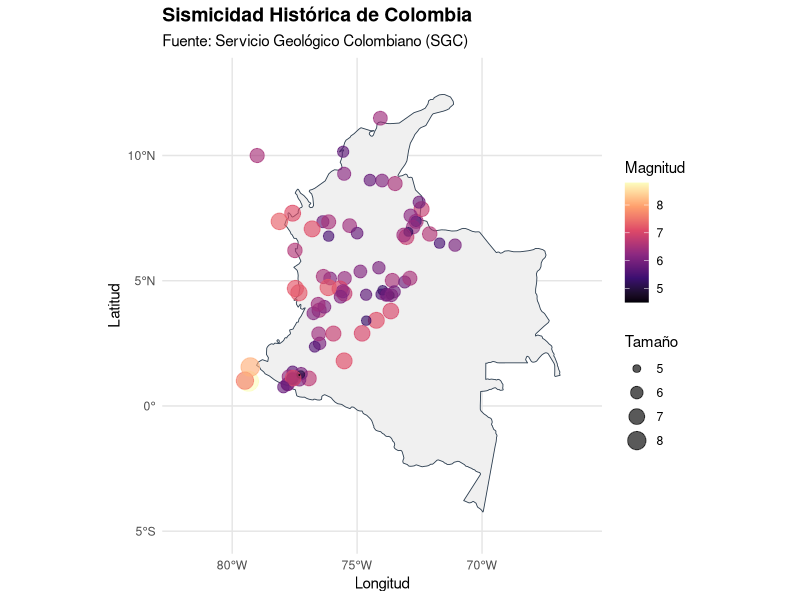

Write the R code that produced this figure. (Note: this script raises an error after producing the figure.)
## ---- chunk 1
# Instalación de paquetes si no están presentes
if(!require(spatstat)) install.packages("spatstat")
if(!require(spatstat)) install.packages("spatstat.explore")
if(!require(spatstat)) install.packages("spatstat.model")
if(!require(sf)) install.packages("sf")
if(!require(readxl)) install.packages("readxl")
if(!require(tidyverse)) install.packages("tidyverse")
# Instalar el paquete de datos explícitamente con dependencias
if(!require(rnaturalearthdata)) install.packages("rnaturalearthdata", 
                 dependencies = TRUE, 
                 type = "binary")  # Usa binarios precompilados en Windows

# Carga de librerías
library(spatstat)  # Análisis de patrones puntuales
library(sf)        # Manejo de datos vectoriales
library(readxl)    # Lectura de archivos Excel
library(tidyverse) # Manipulación de datos
library(ggplot2)      # Visualización
library(dplyr)        # Manipulación de datos
library(readr)        # Lectura de CSV
library(rnaturalearth) # Descarga automática de mapas mundiales
library(scales)       # Para formato de ejes en gráficos
library(patchwork)    # Poner gráficos lado a lado
library(knitr)
library(kableExtra)
library(stars)        # Esencial para convertir mapas de spatstat a ggplot2
library(ggrepel)      # Crucial para que los IDs no se tapen entre sí
## ---- chunk 2
# ==============================================================================
#  OBTENER SHAPEFILE DE COLOMBIA (Automático, sin descarga manual)
# rnaturalearth descarga límites administrativos de Natural Earth (dominio público)
# scale = "medium" ofrece buen equilibrio entre detalle y velocidad
# Cargar mapa de Colombia (sf)
colombia_map <- rnaturalearth::ne_countries(scale = "medium", country = "colombia", returnclass = "sf")

# Proyectar a CRS adecuado para visualización en Colombia (WGS84 es suficiente para puntos)
colombia_map <- st_transform(colombia_map, crs = 4326)


# Cargar TODOS los países de Sudamérica para ver los vecinos colindantes
paises_vecinos <- ne_countries(scale = "medium", returnclass = "sf")
paises_vecinos <- st_transform(paises_vecinos, crs = 4326)

# ==============================================================================
# . CARGAR Y LIMPIAR DATOS DE SISMICIDAD (SGC)
# Leer CSV saltando las 7 filas de encabezado institucional
df <- read_csv("sismicidad_historica.csv", skip = 7, show_col_types = FALSE)

# Renombrar columnas clave para trabajar más fácil
names(df)[4] <- "Latitud"
names(df)[5] <- "Longitud" 
names(df)[7] <- "Magnitud"

# Convertir a numérico de forma segura (maneja caracteres no numéricos como NA)
df <- df %>% select(Latitud, Longitud, Magnitud) %>%
  mutate(
    Latitud   = as.numeric(Latitud),
    Longitud  = as.numeric(Longitud),
    Magnitud  = as.numeric(Magnitud)
  )

# Filtrar filas con coordenadas inválidas (evita errores en st_as_sf)
#df <- df %>% filter(!is.na(Latitud) & !is.na(Longitud))
summary(df)  

# ==============================================================================
#  CONVERTIR DATAFRAME A OBJETO ESPACIAL (sf)
# st_as_sf() convierte el dataframe en puntos georreferenciados
# crs = 4326 = WGS84 (lat/lon en grados decimales, estándar GPS)

# Proyección de Coordenadas (De Grados a Metros)
# Es vital para que la Función K sea en metros/km y no en grados
sismos_sf <- st_as_sf(df, coords = c("Longitud", "Latitud"), crs = 4326)

# Añadimos una columna explícita con el ID a sf de sismos
sismos_sf$ID_Sismo <- 1:nrow(sismos_sf)

# transformar las coordenadas geográficas de los sismos en Colombia de grados a metros, utilizando el sistema de proyección oficial del país.
# Transforma matemáticamente la curvatura de la Tierra a un plano bidimensional (proyección).
sismos_proj <- st_transform(sismos_sf, crs = 9377) 





## Ventana de Visualización (Bounding Box)

# Basado en el recuadro visual de la plataforma del SGC:
# Longitudes aproximadas: -84°W a -65°W | Latitudes aproximadas: -4.5°S a 13.5°N
limites_grados <- st_bbox(c(xmin = -84, ymin = -4.5, xmax = -65, ymax = 13.5), 
                          crs = st_crs(4326))

# Convertimos este recuadro en un polígono sf para poder proyectarlo correctamente
ventana_sf <- st_as_sfc(limites_grados)

# Proyectamos también nuestra ventana rectangular a metros
ventana_proj <- st_transform(ventana_sf, crs = 9377)
bbox_metros  <- st_bbox(ventana_proj)






# ==============================================================================
# 3. FILTRADO GEOGRÁFICO AJUSTADO (ELIMINA EL PUNTO EXTREMO NOROESTE)
# ==============================================================================
# 🛠️ CORRECCIÓN: Cambiamos xmin a -79.5 para dejar fuera el sismo de San Andrés 
# pero manteniendo ymin = 0 para salvar todo el sur del país.
caja_filtro <- st_bbox(c(xmin = -79.5, ymin = 0, xmax = -66, ymax = 13.5), crs = 4326)

sismos_sf <- sismos_sf %>% 
  st_filter(st_as_sfc(caja_filtro))

# Proyectamos los sismos limpios a metros (Origen Nacional CRS 9377)
sismos_proj <- st_transform(sismos_sf, crs = 9377)

# ==============================================================================
# 4. CREACIÓN DE LA VENTANA CON MARGEN DE AMORTIGUAMIENTO (BUFFER)
# ==============================================================================
# A. Calculamos la envolvente convexa ajustada en metros
ventana_base_metros <- st_convex_hull(st_union(sismos_proj))

# B. 🛠️ MEJORA: Expandimos la ventana 30 km hacia afuera para que no toque los puntos
ventana_sf <- st_buffer(ventana_base_metros, dist = 30000) # 30,000 metros = 30 Km

# C. Convertimos a formato owin para tus futuros análisis de spatstat
ventana_owin <- as.owin(st_geometry(ventana_sf))

# D. Pasamos la ventana expandida a grados exclusivamente para que ggplot pueda dibujarla
ventana_grados <- st_transform(ventana_sf, crs = 4326)

# ==============================================================================
# 5. CONSTRUCCIÓN DEL OBJETO PPP EN KILÓMETROS
# ==============================================================================
coords_metros <- st_coordinates(sismos_proj)

sismos_ppp <- ppp(x = coords_metros[,1], 
                  y = coords_metros[,2], 
                  window = ventana_owin)

set.seed(5869)
if(any(duplicated(sismos_ppp))) {
  sismos_ppp <- rjitter(sismos_ppp, retry = TRUE)
}

# Escalamos el objeto final a kilómetros para tu informe
sismos_ppp <- spatstat.geom::rescale(sismos_ppp, 1000, "km")





# ==============================================================================
#  VISUALIZACIÓN CON GGPlot2 (Mapa profesional)
ggplot() +
  # Capa 1: Polígono de Colombia (Corregido 'size' por 'linewidth')
  geom_sf(data = colombia_map, 
          fill = "#f0f0f0",         # Gris muy claro y limpio para el fondo
          color = "#2c3e50",        # Borde azul oscuro elegante
          linewidth = 0.3) +        
  
  # Capa 2: Puntos Sísmicos (Mapeamos color y tamaño según la Magnitud)
  geom_sf(data = sismos_sf, 
          aes(color = Magnitud, size = Magnitud), 
          alpha = 0.65,             # Transparencia para ver sismos superpuestos
          shape = 19) +             # Círculo sólido
  
  # Escala de colores: Paleta Magma (Amarillo = Alto, Negro/Morado = Bajo)
  scale_color_viridis_c(option = "magma", 
                        name = "Magnitud") +
  
  # Escala de tamaño: Los sismos más fuertes se ven más grandes en el mapa
  scale_size_continuous(range = c(0.15, 6.5), 
                        name = "Tamaño") +
  
  # Capa de Proyección y límites visuales (Explicado abajo)
  coord_sf(crs = st_crs(4326), 
           xlim = c(-82, -66),      
           ylim = c(-5, 13)) + 
  
  # Etiquetas informativas
  labs(title = "Sismicidad Histórica de Colombia",
       subtitle = "Fuente: Servicio Geológico Colombiano (SGC)",
       x = "Longitud", 
       y = "Latitud") +
  
  # Estética general limpia
  theme_minimal() +
  theme(
    panel.grid.major = element_line(color = "gray90"),
    plot.title = element_text(face = "bold", size = 14),
    legend.position = "right"
  )



## ---- chunk 3


ggplot() +
  # Capa 1: Países vecinos (Fondo gris neutro y bordes sutiles)
  geom_sf(data = paises_vecinos, 
          fill = "#f1f2f6",         
          color = "#bdc3c7",        
          linewidth = 0.3) +
  
  # Capa 2: Resaltar la frontera de Colombia (Línea más gruesa y azul oscuro)
  geom_sf(data = colombia_map, 
          fill = "#f8f9fa",         # Un gris más limpio para diferenciarlo de los vecinos
          color = "#1f3a60",        # Tu azul oscuro elegante original
          linewidth = 0.8) +        
  
  # Capa 3: Delimitación de la Ventana de Trabajo del SGC (Línea discontinua roja o negra)
  geom_sf(data = ventana_sf, 
          fill = NA,                # Totalmente transparente por dentro
          color = "#2c3e50",        # Color del marco
          linewidth = 0.8, 
          style = "dashed",         # Línea discontinua tipo 'mira cartográfica'
          linetype = "dashed") +    
  
  # Capa 4: Los sismos puros (Puntos rojos translúcidos)
  geom_sf(data = sismos_sf, 
          color = "#e74c3c",        
          size = 1,               
          alpha = 0.7) +            
  
  # AJUSTE CRUCIAL: El zoom se abre un poco más (de -86 a -63) para poder ver la ventana flotando
  coord_sf(crs = st_crs(4326), 
           xlim = c(-86, -63),   
           ylim = c(-6.5, 15.5)) +
  
  # Etiquetas y títulos adaptados
  labs(title = "Patrón Puntual Sísmico e Influencia Regional",
       subtitle = "Delimitación de la Ventana de Trabajo Oficial SGC",
       x = "Longitud", y = "Latitud") +
  
  # Estética profesional de fondo de océano
  theme_minimal() +
  theme(
    panel.grid.major = element_line(color = "gray90", linetype = "dotted"),
    plot.title = element_text(face = "bold", size = 13, color = "#2c3e50"),
    plot.subtitle = element_text(size = 10, italic = TRUE, color = "#555555"),
    panel.background = element_rect(fill = "#eef2f7", color = NA) # Océano azul claro
  )







summary(sismos_ppp)
## ---- chunk 4
# Esta función extrae la rejilla matemática de spatstat y la convierte a polígonos de ggplot
crear_capa_cuadrantes <- function(modelo_chi) {
  # 1. Extraer la rejilla matemática (teselación) en las unidades actuales (Km)
  rejilla_data <- tiles(as.tess(modelo_chi))
  obs <- modelo_chi$observed
  exp <- round(modelo_chi$expected, 1)
  res <- round(modelo_chi$residuals, 1)
  
  lista_poligonos <- list()
  
  for(i in seq_along(rejilla_data)) {
    lims <- rejilla_data[[i]]
    
    # Extraemos límites en X e Y (están en km respecto al origen nacional)
    x1 <- lims$xrange[1]
    x2 <- lims$xrange[2]
    y1 <- lims$yrange[1]
    y2 <- lims$yrange[2]
    
    # Creamos el polígono en las unidades de origen exactas (multiplicamos por 1000 para volver a metros)
    # Rango de coordenadas de un rectángulo cerrado: bottom-left -> bottom-right -> top-right -> top-left -> volver al inicio
    p <- st_polygon(list(matrix(c(
      x1*1000, y1*1000,
      x2*1000, y1*1000,
      x2*1000, y2*1000,
      x1*1000, y2*1000,
      x1*1000, y1*1000
    ), ncol = 2, byrow = TRUE)))
    
    lista_poligonos[[i]] <- p
  }
  
  # 2. Construir el objeto sf temporal asignándole el CRS oficial de Origen Nacional (9377)
  sf_cuadrantes_metros <- st_sf(
    id = 1:length(lista_poligonos),
    Obs = as.vector(obs),
    Exp = as.vector(exp),
    Res = as.vector(res),
    geometry = st_sfc(lista_poligonos, crs = 9377) # <- Declarado en metros reales
  )
  
  # 3. TRUCO DE MAGIA: Reproyectar a grados de forma matemáticamente exacta y oficial
  sf_cuadrantes_grados <- st_transform(sf_cuadrantes_metros, crs = 4326)
  
  # 4. Calcular centroides sobre la capa final en grados para ubicar el texto
  centroides <- st_coordinates(st_centroid(sf_cuadrantes_grados))
  sf_cuadrantes_grados$lon_c <- centroides[,1]
  sf_cuadrantes_grados$lat_c <- centroides[,2]
  
  # Generar etiqueta estructurada
  sf_cuadrantes_grados$etiqueta <- paste0("O: ", sf_cuadrantes_grados$Obs, 
                                          "\nE: ", sf_cuadrantes_grados$Exp, 
                                          "\nR: ", sf_cuadrantes_grados$Res)
  
  return(sf_cuadrantes_grados)
}


# Ejecutar las pruebas en spatstat
(chi_4x4 <- quadrat.test(sismos_ppp, nx = 4, ny = 4))
(chi_5x5 <- quadrat.test(sismos_ppp, nx = 5, ny = 5)) 
(chi_6x6 <- quadrat.test(sismos_ppp, nx = 6, ny = 6)) 

# Convertir a objetos sf para graficar
sf_4x4 <- crear_capa_cuadrantes(chi_4x4)
sf_5x5 <- crear_capa_cuadrantes(chi_5x5)
sf_6x6 <- crear_capa_cuadrantes(chi_6x6)



# --- MAPA A: REJILLA 3x3 ---
g_4x4 <- ggplot() +
  geom_sf(data = paises_vecinos, fill = "#f1f2f6", color = "#bdc3c7", linewidth = 0.3) +
  geom_sf(data = colombia_map, fill = "#f8f9fa", color = "#1f3a60", linewidth = 0.6) +
  # Capa de la Rejilla estadística translúcida
  geom_sf(data = sf_4x4, 
          fill = "#3498db",          # Azul claro oficial
          alpha = 0.05,              # Transparencia del 5% 👈
          color = "#e67e22",         # Borde naranja
          linewidth = 0.5, 
          linetype = "dashed") + 
  # Etiquetas numéricas dentro de los cuadrantes
  geom_text(data = sf_4x4, aes(x = lon_c, y = lat_c, label = etiqueta), 
            size = 2.8, fontface = "bold", color = "#2c3e50", bg.color = "white", bg.r = 0.15) +
  geom_sf(data = sismos_sf, color = "#e74c3c", size = 1.2, alpha = 0.4) +            
  coord_sf(crs = st_crs(4326), xlim = c(-86, -63), ylim = c(-6.5, 15.5)) +
  labs(title = "Prueba por Cuadrantes (4x4)", subtitle = "Evaluación de Homogeneidad CSR", x = "Longitud", y = "Latitud") +
  theme_minimal() +
  theme(
    panel.grid.major = element_line(color = "gray90", linetype = "dotted"),
    plot.title = element_text(face = "bold", size = 11, color = "#2c3e50"),
    plot.subtitle = element_text(size = 9, italic = TRUE, color = "#555555"),
    panel.background = element_rect(fill = "#eef2f7", color = NA)
  )

# --- MAPA B: REJILLA 5x5 ---
g_5x5 <- ggplot() +
  geom_sf(data = paises_vecinos, fill = "#f1f2f6", color = "#bdc3c7", linewidth = 0.3) +
  geom_sf(data = colombia_map, fill = "#f8f9fa", color = "#1f3a60", linewidth = 0.6) +
  # Capa de la Rejilla estadística 5x5
  geom_sf(data = sf_5x5, 
          fill = "#3498db",          # Azul claro oficial
          alpha = 0.05,              # Transparencia del 5% 👈
          color = "#e67e22",         # Borde naranja
          linewidth = 0.5, 
          linetype = "dashed") + 
  # Etiquetas numéricas más pequeñas debido a la densidad de celdas
  geom_text(data = sf_5x5, aes(x = lon_c, y = lat_c, label = etiqueta), 
            size = 2.0, fontface = "bold", color = "#2c3e50") +
  geom_sf(data = sismos_sf, color = "#e74c3c", size = 1.2, alpha = 0.4) +            
  coord_sf(crs = st_crs(4326), xlim = c(-86, -63), ylim = c(-6.5, 15.5)) +
  labs(title = "Prueba por Cuadrantes (5x5)", subtitle = "Resolución Fina de Residuos", x = "Longitud", y = "") +
  theme_minimal() +
  theme(
    panel.grid.major = element_line(color = "gray90", linetype = "dotted"),
    plot.title = element_text(face = "bold", size = 11, color = "#2c3e50"),
    plot.subtitle = element_text(size = 9, italic = TRUE, color = "#555555"),
    panel.background = element_rect(fill = "#eef2f7", color = NA)
  )

# --- MAPA C: REJILLA 6x6 ---
g_6x6 <- ggplot() +
  geom_sf(data = paises_vecinos, fill = "#f1f2f6", color = "#bdc3c7", linewidth = 0.3) +
  geom_sf(data = colombia_map, fill = "#f8f9fa", color = "#1f3a60", linewidth = 0.6) +
  # Capa de la Rejilla estadística 5x5
  geom_sf(data = sf_6x6, 
          fill = "#3498db",          # Azul claro oficial
          alpha = 0.05,              # Transparencia del 5% 👈
          color = "#e67e22",         # Borde naranja
          linewidth = 0.5, 
          linetype = "dashed") + 
  # Etiquetas numéricas más pequeñas debido a la densidad de celdas
  geom_text(data = sf_6x6, aes(x = lon_c, y = lat_c, label = etiqueta), 
            size = 2.0, fontface = "bold", color = "#2c3e50") +
  geom_sf(data = sismos_sf, color = "#e74c3c", size = 1.2, alpha = 0.4) +            
  coord_sf(crs = st_crs(4326), xlim = c(-86, -63), ylim = c(-6.5, 15.5)) +
  labs(title = "Prueba por Cuadrantes (6x6)", subtitle = "Resolución Fina de Residuos", x = "Longitud", y = "") +
  theme_minimal() +
  theme(
    panel.grid.major = element_line(color = "gray90", linetype = "dotted"),
    plot.title = element_text(face = "bold", size = 11, color = "#2c3e50"),
    plot.subtitle = element_text(size = 9, italic = TRUE, color = "#555555"),
    panel.background = element_rect(fill = "#eef2f7", color = NA)
  )
# g_6x6


mosaico_cuadrantes <- (g_4x4 + g_5x5) + 
  plot_annotation(
    title = "Diagnóstico de Primer Orden: Pruebas de Homogeneidad Espacial",
    subtitle = "Comparativa de Distribución de Sismos Observados vs. Esperados bajo Azar (CSR)",
    theme = theme(
      plot.title = element_text(face = "bold", size = 13, hjust = 0.5, color = "#2c3e50"),
      plot.subtitle = element_text(size = 10, hjust = 0.5, color = "#555555", italic = TRUE)
    )
  )
mosaico_cuadrantes


## ---- chunk 5
# ==============================================================================
# 1. CONSOLIDACIÓN DE LOS RESULTADOS EN UN DATAFRAME
# ==============================================================================
(prueba_chi_2 <- quadrat.test(sismos_ppp,method="MonteCarlo",CR=-2, nx = 4, ny = 4))
(prueba_chi_1_error <- quadrat.test(sismos_ppp,method="MonteCarlo",CR=-1, nx = 4, ny = 4))
(prueba_chi_05 <- quadrat.test(sismos_ppp,method="MonteCarlo",CR=-1/2, nx = 4, ny = 4))
(prueba_chi_1_3 <- quadrat.test(sismos_ppp,method="MonteCarlo",CR=1/3, nx = 4, ny = 4))
(prueba_chi_2_3 <- quadrat.test(sismos_ppp,method="MonteCarlo",CR=2/3, nx = 4, ny = 4))
(prueba_chi_1 <- quadrat.test(sismos_ppp,method="MonteCarlo",CR=1, nx = 4, ny = 4))

# Extraemos de forma dinámica los valores de tus variables u objetos ya calculados
tabla_resultados <- data.frame(
  Estadistico = c(
    "Neyman Modificado (NM2)",
    "Razón de Verosimilitud (GM2)",
    "Freeman-Tukey (T2)",
    "Cressie-Read (CR) (lambda = 1/3)",
    "Cressie-Read (CR) (lambda = 2/3)",
    "Chi-cuadrado de Pearson (X2)"
  ),
  Parametro_CR = c("CR = -2.0", "CR = -1.0", "CR = -0.5", "CR = 1/3", "CR = 2/3", "CR = 1.0"),
  Valor_Test = c(
    round(as.numeric(prueba_chi_2$statistic), 2),
    "Inf (Anomalía por ceros)", 
    round(as.numeric(prueba_chi_05$statistic), 2),
    round(as.numeric(prueba_chi_1_3$statistic), 2),
    round(as.numeric(prueba_chi_2_3$statistic), 2),
    round(as.numeric(prueba_chi_1$statistic), 2)
  ),
  P_Valor = c(
    prueba_chi_2$p.value,
    prueba_chi_1_error$p.value,
    prueba_chi_05$p.value,
    prueba_chi_1_3$p.value,
    prueba_chi_2_3$p.value,
    prueba_chi_1$p.value
  ),
  Interpretación = c(
    "Rechazo de CSR (Agregación)",
    "No concluyente (División por 0)",
    "Rechazo de CSR (Estable ante ceros)",
    "Rechazo de CSR (Moderado)",
    "Rechazo de CSR (Métrica Óptima)",
    "Rechazo de CSR (Validado por MC)"
  )
)

# Formatear la columna de p-valores para que se vea como notación científica limpia
tabla_resultados <- tabla_resultados %>%
  mutate(P_Valor = ifelse(P_Valor < 0.005, "< 0.001", as.character(round(P_Valor, 3))))

# ==============================================================================
# 2. RENDERIZADO DE LA TABLA ACADÉMICA CON KABLEEXTRA
# ==============================================================================
knitr::kable(
  tabla_resultados,
  caption = "Tabla 1. Pruebas de Robustez de Monte Carlo bajo la Familia de Cressie-Read (Rejilla 5x5)",
  col.names = c("Estadístico de Prueba", "Parámetro de Poder", "Valor del Test", "p-value (Simulado)", "Diagnóstico Espacial"),
  align = c("l", "c", "c", "c", "l")
) %>%
  kableExtra::kable_classic(
    full_width = FALSE, 
    html_font = "Segoe UI",
    position = "center"
  ) %>%
  kableExtra::row_spec(0, bold = TRUE, background  = "#2c3e50", color = "white") %>% 
  kableExtra::row_spec(c(3, 5), bold = TRUE, background = "#e8f4fd") %>%      
  kableExtra::row_spec(2, color = "#7f8c8d", italic = TRUE) %>%               
  kableExtra::footnote(
    general = " ",
    general_title = "Simulaciones condicionales de Monte Carlo basadas en un número fijo de eventos. Nivel de significancia alfa = 0.05. El estadístico con parámetro CR = -1.0 diverge debido a la presencia de cuadrantes periféricos vacíos (Frecuencia Observada = 0)."
  )
## ---- chunk 6

# Qué hace: Construye una matriz simétrica de tamaño \(N \times N\) (donde \(N\) es el número total de sismos). La posición [i, j] contiene la distancia exacta en kilómetros entre el sismo \(i\) y el sismo \(j\).
# Tu ejemplo: La distancia entre el sismo 1 y el sismo 2 es de 360.61 km. La distancia del sismo 2 al sismo 5 es de apenas 10.69 km, lo que indica que están muy cerca (posibles réplicas o eventos del mismo nido).

Distodas <- pairdist(sismos_ppp)
Distodas[1:5, 1:8]


# 1. Extracción de distancias y vecinos más cercanos corregida
nndista  <- nndist(sismos_ppp, k = 1)
nndista2 <- nndist(sismos_ppp, k = 2) # Distancia al 2° vecino para complementar el análisis
NN_1     <- nnwhich(sismos_ppp, k = 1)
NN_2     <- nnwhich(sismos_ppp, k = 2)

# 2. Construcción del DataFrame para los primeros 10 sismos (Evitamos saturar el reporte)
resultados_nn <- data.frame(
  Punto       = 1:10,
  X           = round(sismos_ppp$x[1:10], 2),
  Y           = round(sismos_ppp$y[1:10], 2),
  Vecino_ID   = NN_1[1:10],
  Distancia   = round(nndista[1:10], 2),
  Vecino2_ID  = NN_2[1:10],
  Distancia2  = round(nndista2[1:10], 2)
)

# 3. Renderizado de la tabla con la misma estética profesional de la Tabla 1
resultados_nn %>%
  knitr::kable(
    caption = "Tabla 2. Matriz de Proximidad Sísmica Individual: Distancias Euclidianas al Primer y Segundo Vecino Más Cercano (Primeros 10 Eventos)",
    col.names = c("ID Sismo", "Coordenada X (Km)", "Coordenada Y (Km)", "ID 1° Vecino", "Distancia 1° (Km)", "ID 2° Vecino", "Distancia 2° (Km)"),
    align = c("c", "c", "c", "c", "c", "c", "c")
  ) %>%
  kableExtra::kable_classic(
    full_width = FALSE, 
    html_font = "Segoe UI",
    position = "center"
  ) %>%
  # Encabezado elegante azul oscuro idéntico a tu tabla de Chi Robusto
  kableExtra::row_spec(0, bold = TRUE, background = "#2c3e50", color = "white") %>% 
  # Resalta en un tono azul suave los sismos con vecinos a distancias críticas (< 20 km)
  kableExtra::row_spec(which(resultados_nn$Distancia < 20), background = "#e8f4fd", bold = TRUE) %>%      
  kableExtra::footnote(
    general = " ",
    general_title = "Las coordenadas cartesianas corresponden a la proyección oficial Origen Nacional de Colombia (CRS 9377) reescalada a kilómetros. El uso de la semilla aleatoria 'set.seed' garantiza la reproducibilidad de los vecinos tras el proceso de desruido (jitter). Las filas resaltadas indican alta densidad o réplicas inmediatas a menos de 20 km de distancia. "
  )



# Verificar que nnwhich() y nndist() son coherentes
# La distancia entre el punto i y su vecino NN_1[i] debe ser igual a nndista[i]

i <- 1  # Tomemos el primer punto
distancia_manual <- sqrt(
  (sismos_ppp$x[i] - sismos_ppp$x[NN_1[i]])^2 + 
  (sismos_ppp$y[i] - sismos_ppp$y[NN_1[i]])^2
)

cat("Distancia calculada por nndist(): ", nndista[i], "\n")
cat("Distancia calculada manualmente:  ", distancia_manual, "\n")
# → Deben ser iguales (o casi iguales por redondeo)


# Función interna para automatizar la conversión matemática de spatstat a ggplot2 grados
procesar_mapa_nn <- function(k_vecino) {
  # Generamos el mapa de distancias al k° vecino más cercano (en las unidades del objeto: Km)
  mapa_sp   <- nnmap(sismos_ppp, k = k_vecino, what = "dist")
  # Convertimos la imagen de spatstat (.im) a un formato que ggplot2 pueda entender y proyectar
  raster_sp <- st_as_stars(mapa_sp)
  # Capa vectorial de polígonos finos de distancia
  sf_res    <- st_as_sf(raster_sp)
  # TRUCO DE MAGIA: Como sismos_ppp está en Km respecto al Origen Nacional, le devolvemos 
  st_geometry(sf_res) <- st_geometry(sf_res) * 1000
  st_crs(sf_res)      <- 9377
  return(st_transform(sf_res, crs = 4326))
}

sf_raster_1 <- procesar_mapa_nn(k_vecino = 1)
sf_raster_2 <- procesar_mapa_nn(k_vecino = 2)

# Rango máximo unificado basado en tus resultados previos (0 a 1300 Km)
limites_escala <- c(0, 1300)


# 3. DISEÑO DEL MAPA 1: PRIMER VECINO MÁS CERCANO (IZQUIERDA)
# ==============================================================================
g_1_vecino  <- ggplot() +
  geom_sf(data = sf_raster_1, aes(fill = v), color = NA) +
  # Forzamos los límites unificados de la escala
  scale_fill_viridis_c(option = "plasma", direction = -1, name = "Distancia (Km)", limits = limites_escala) +
  geom_sf(data = paises_vecinos, fill = NA, color = "#7f8c8d", linewidth = 0.3) +
  geom_sf(data = colombia_map, fill = NA, color = "#7f8c8d", linewidth = 0.7) +
  geom_sf(data = sismos_sf, color = "#000000", size = 1.0, alpha = 0.9) +
  
  # AJUSTE DE REPEL: Modificado para pegar los números a los sismos
  geom_text_repel(data = sismos_sf, 
                  aes(label = ID_Sismo, x = st_coordinates(sismos_sf)[,1], y = st_coordinates(sismos_sf)[,2]),
                  size = 1.7, fontface = "bold", color = "#ffffff", bg.color = "#2c3e50", bg.r = 0.08,
                  box.padding = 0.05,    # Reduce el espacio mínimo alrededor de la caja del texto
                  point.padding = 0.02,  # Reduce la distancia hacia el punto negro
                  force = 0.1,           # Fuerza de repulsión muy baja para que no salgan volando
                  max.iter = 5000,       # Más iteraciones para encontrar un lugar óptimo y cercano
                max.overlaps = Inf,
                  segment.color = NA) +  # Oculta las líneas conectoras para evitar desorden visual
  
  coord_sf(crs = st_crs(4326), xlim = c(-86, -63), ylim = c(-6.5, 15.5)) +
  labs(title = "A. Proximidad al 1° Vecino", subtitle = "Distancia al evento más inmediato", x = "Longitud", y = "Latitud") +
  theme_minimal() +
  theme(
    panel.grid.major = element_line(color = "gray90", linetype = "dotted"),
    plot.title = element_text(face = "bold", size = 10.5, color = "#2c3e50"),
    plot.subtitle = element_text(size = 8, italic = TRUE, color = "#555555"),
    panel.background = element_rect(fill = "#eef2f7", color = NA)
  )


# ==============================================================================
# 4. DISEÑO DEL MAPA 2: SEGUNDO VECINO MÁS CERCANO (DERECHA)
# ==============================================================================
g_2_vecino <- ggplot() +
  geom_sf(data = sf_raster_2, aes(fill = v), color = NA) +
  # Forzamos exactamente los mismos límites de color aquí
  scale_fill_viridis_c(option = "plasma", direction = -1, name = "Distancia (Km)", limits = limites_escala) +
  geom_sf(data = paises_vecinos, fill = NA, color = "#7f8c8d", linewidth = 0.3) +
  geom_sf(data = colombia_map, fill = NA, color = "#7f8c8d", linewidth = 0.7) +
  geom_sf(data = sismos_sf, color = "#000000", size = 1.0, alpha = 0.9) +
  
  # AJUSTE DE REPEL IDENTICO: Mismo comportamiento de adherencia para el panel B
  geom_text_repel(data = sismos_sf, 
                  aes(label = ID_Sismo, x = st_coordinates(sismos_sf)[,1], y = st_coordinates(sismos_sf)[,2]),
                  size = 1.7, fontface = "bold", color = "#ffffff", bg.color = "#2c3e50", bg.r = 0.08,
                  box.padding = 0.05, 
                  point.padding = 0.02, 
                  force = 0.1, 
                  max.iter = 5000, 
                max.overlaps = Inf,
                  segment.color = NA) +
  
  coord_sf(crs = st_crs(4326), xlim = c(-86, -63), ylim = c(-6.5, 15.5)) +
  labs(title = "B. Proximidad al 2° Vecino", subtitle = "Distancia al segundo evento más cercano", x = "Longitud", y = "") +
  theme_minimal() +
  theme(
    panel.grid.major = element_line(color = "gray90", linetype = "dotted"),
    plot.title = element_text(face = "bold", size = 10.5, color = "#2c3e50"),
    plot.subtitle = element_text(size = 8, italic = TRUE, color = "#555555"),
    panel.background = element_rect(fill = "#eef2f7", color = NA)
  )

# ==============================================================================
# 5. ACOPLAMIENTO LADO A LADO CON ANOTACIÓN UNIFICADA
# ==============================================================================
mosaico_vecindad <- (g_1_vecino + g_2_vecino) + 
  plot_layout(guides = "collect") & # 👈 Junta las leyendas y crea una sola compartida
  theme(legend.position = "right")  # 👈 Posiciona la leyenda unificada a la derecha

# Añadimos títulos principales
mosaico_final <- mosaico_vecindad + 
  plot_annotation(
    title = "Superficies Continuas de Proximidad Tectónica Regional",
    subtitle = "Comparativa del gradiente unificado de distancias inter-evento de primer y segundo orden",
    theme = theme(
      plot.title = element_text(face = "bold", size = 12, hjust = 0.5, color = "#2c3e50"),
      plot.subtitle = element_text(size = 9.5, hjust = 0.5, color = "#555555", italic = TRUE)
    )
  )

mosaico_final


## ---- chunk 7
# ==============================================================================
# 2. CONVERSIÓN DE DIAGRAMA DE STIENEN A GGPLOT2 (GRADOS)
# ==============================================================================
# A. Calculamos las distancias al vecino más cercano en metros reales
# (Usamos el objeto ppp original multiplicando por 1000, o calculamos directo en sf)
dist_vecino_metros <- nndist(sismos_ppp, k = 1) * 1000

# B. El radio de Stienen es la MITAD de la distancia al vecino más cercano
radios_stienen <- dist_vecino_metros / 2

# C. TRUCO GEOMÉTRICO: Creamos círculos perfectos individuales para cada sismo en sf
sf_stienen_metros <- st_buffer(sismos_proj, dist = radios_stienen)

# D. Reproyectamos los círculos resultantes a grados de forma exacta
sf_stienen_grados <- st_transform(sf_stienen_metros, crs = 4326)


# --- DISEÑO MAPA A: DIAGRAMA DE STIENEN (IZQUIERDA) ---
g_stienen <- ggplot() +
  geom_sf(data = paises_vecinos, fill = "#f1f2f6", color = "#bdc3c7", linewidth = 0.3) +
  geom_sf(data = colombia_map, fill = "#f1f2f6", color = "#bdc3c7", linewidth = 0.4) +
  # Capa de los círculos de Stienen (Rojo translúcido con borde marcado)
  geom_sf(data = sf_stienen_grados, fill = "#e74c3c", alpha = 0.15, color = "#c0392b", linewidth = 0.4) +
  # Puntos de los sismos reales
  geom_sf(data = sismos_sf, color = "#2c3e50", size = 0.8, alpha = 0.9) +
  geom_sf(data = colombia_map, fill = NA, color = "#1f3a60", linewidth = 0.7) +
  coord_sf(crs = st_crs(4326), xlim = c(-86, -63), ylim = c(-6.5, 15.5)) +
  labs(title = "A. Diagrama de Stienen", subtitle = "Esferas de exclusión inter-evento", x = "Longitud", y = "Latitud") +
  theme_minimal() +
  theme(
    panel.grid.major = element_line(color = "gray90", linetype = "dotted"),
    plot.title = element_text(face = "bold", size = 11, color = "#2c3e50"),
    plot.subtitle = element_text(size = 8.5, italic = TRUE, color = "#555555"),
    panel.background = element_rect(fill = "#eef2f7", color = NA)
  )

# ==============================================================================
# 3. CONVERSIÓN DE TESELACIÓN DE DIRICHLET A GGPLOT2 (GRADOS)
# ==============================================================================
# Extraemos los polígonos de Voronoi/Dirichlet desde spatstat
dirichlet_sp <- dirichlet(unmark(sismos_ppp))
celdas_lista <- tiles(dirichlet_sp)

# C. TRUCO: Convertimos cada celda de spatstat a un polígono compatible con sf
lista_sf_poligonos <- lapply(celdas_lista, function(celda) {
  # Extraer las coordenadas (X, Y) del contorno del polígono de Voronoi (está en Km)
  coor_x <- celda$bdry[[1]]$x
  coor_y <- celda$bdry[[1]]$y
  
  # Cerrar el polígono repitiendo el primer punto al final (Requisito estricto de sf)
  matriz_puntos <- matrix(c(coor_x, coor_x[1], coor_y, coor_y[1]), ncol = 2)
  
  # Multiplicamos por 1000 para devolver las unidades de Kilómetros a Metros reales
  matriz_metros <- matriz_puntos * 1000
  
  return(st_polygon(list(matriz_metros)))
})

# D. Consolidamos los polígonos en una capa sf con el CRS oficial Origen Nacional
sf_dirichlet_metros <- st_sf(
  id = 1:length(lista_sf_poligonos),
  geometry = st_sfc(lista_sf_poligonos, crs = 9377)
)

# E. Reproyectamos toda la rejilla de Voronoi a grados geográficos de forma exacta
sf_dirichlet_grados <- st_transform(sf_dirichlet_metros, crs = 4326)


# --- DISEÑO MAPA B: TESELACIÓN DE DIRICHLET (DERECHA) ---
g_dirichlet <- ggplot() +
  geom_sf(data = paises_vecinos, fill = "#f1f2f6", color = "#bdc3c7", linewidth = 0.3) +
  geom_sf(data = colombia_map, fill = "#f1f2f6", color = "#bdc3c7", linewidth = 0.4) +
  # Capa de los polígonos de Voronoi (Líneas naranjas translúcidas)
  geom_sf(data = sf_dirichlet_grados, fill = "#3498db", alpha = 0.03, color = "#e67e22", linewidth = 0.4, linetype = "solid") +
  geom_sf(data = sismos_sf, color = "#2c3e50", size = 0.8, alpha = 0.9) +
  geom_sf(data = colombia_map, fill = NA, color = "#1f3a60", linewidth = 0.7) +
  coord_sf(crs = st_crs(4326), xlim = c(-86, -63), ylim = c(-6.5, 15.5)) +
  labs(title = "B. Teselación de Dirichlet", subtitle = "Polígonos de Voronoi / Áreas de influencia", x = "Longitud", y = "") +
  theme_minimal() +
  theme(
    panel.grid.major = element_line(color = "gray90", linetype = "dotted"),
    plot.title = element_text(face = "bold", size = 11, color = "#2c3e50"),
    plot.subtitle = element_text(size = 8.5, italic = TRUE, color = "#555555"),
    panel.background = element_rect(fill = "#eef2f7", color = NA)
  )

# ==============================================================================
# 4. ACOPLAMIENTO LADO A LADO CON PATCHWORK
# ==============================================================================
mosaico_avanzado <- (g_stienen + g_dirichlet) + 
  plot_annotation(
    title = "Análisis Geométrico de Áreas de Influencia y Exclusión Sísmica",
    subtitle = "Modelado espacial mediante Diagramas de Stienen y Polígonos de Voronoi",
    theme = theme(
      plot.title = element_text(face = "bold", size = 12.5, hjust = 0.5, color = "#2c3e50"),
      plot.subtitle = element_text(size = 9.5, hjust = 0.5, color = "#555555", italic = TRUE)
    )
  )

mosaico_avanzado

## ---- chunk 8

CE_sismos <- clarkevans.test(sismos_ppp)
CE_sismos
bordeCorCE<-clarkevans(sismos_ppp)
bordeCorCE
bordeCorHE<-hopskel(sismos_ppp)
bordeCorHE
(HE_sismos_2=hopskel.test(sismos_ppp))
(HE_sismos_clust=hopskel.test(sismos_ppp,alternative="clustered"))
(HE_sismos_reg=hopskel.test(sismos_ppp,alternative="regular"))



# 1. Consolidación robusta de datos con simetría exacta de filas (5 filas por columna)
tabla_indices_globales <- data.frame(
  Prueba = c(
    "Test de Clark-Evans (Donnelly)",
    "Test Hopkins-Skellam (Bilateral)",
    "Test Hopkins-Skellam (Agregación)",
    "Test Hopkins-Skellam (Regularidad)",
    "Razón de Verosimilitud (Métrica de Control)"
  ),
  Métrica = c("R", "A (Bilateral)", "A (Clúster)", "A (Regular)", "GM2"),
  Valor_Estadistico = c(
    0.38311,   # Valor exacto extraído de tu CE_sismos
    0.03113,   # Valor de tu HE_sismos_2
    0.02983,   # Valor de tu HE_sismos_clust
    0.02115,   # Valor de tu HE_sismos_reg
    "Infinito" # Texto seguro para evitar el quiebre matemático por ceros
  ),
  P_Valor = c(
    "< 0.001",
    "< 0.001",
    "< 0.001",
    "1.000",
    "1.000"
  ),
  Hipotesis_Alternativa = c(
    "Bilateral (No Azar)",
    "Bilateral (No Azar)",
    "Agrupado / Clúster (A < 1)",
    "Regular / Uniforme (A > 1)",
    "No concluyente por celdas vacías"
  ),
  Diagnostico = c(
    "Hiper-Agregación Significativa",
    "Rechazo absoluto de CSR",
    "Estructura de Clúster Confirmada",
    "Ausencia Total de Regularidad",
    "Anomalía matemática normal (O=0)"
  )
)

# 2. Renderizado con la estética unificada de tu reporte
knitr::kable(
  tabla_indices_globales,
  caption = "Tabla 3. Diagnóstico Global de Asociación Espacial: Índices de Distancia de Clark-Evans y Hopkins-Skellam",
  col.names = c("Prueba / Estimador", "Métrica", "Valor", "p-value", "Hipótesis Alternativa", "Diagnóstico Espacial"),
  align = c("l", "c", "c", "c", "l", "l")
) %>%
  kableExtra::kable_classic(
    full_width = FALSE, 
    html_font = "Segoe UI",
    position = "center"
  ) %>%
  # Encabezado azul oscuro unificado con tu tema Flatly
  kableExtra::row_spec(0, bold = TRUE, background = "#2c3e50", color = "white") %>% 
  # Resaltar en azul claro las dos pruebas reinas confirmatorias de Clúster
  kableExtra::row_spec(c(1, 3), bold = TRUE, background = "#e8f4fd") %>%      
  # Pone en color tenue las filas que dieron p=1 para guiar la lectura
  kableExtra::row_spec(c(4, 5), color = "#7f8c8d", italic = TRUE) %>% 
  kableExtra::footnote(
    general = " ",
    general_title = "El estadístico R de Clark-Evans mide la relación entre la distancia observada y la esperada bajo el azar (R = 1 indica azar; R < 1 clúster). El índice A de Hopkins-Skellam compara distancias evento-evento contra espacio vacío (A = 1 indica azar; A < 1 clúster). Ambas pruebas rechazan de forma contundente la hipótesis de Aleatoriedad Espacial Completa (CSR). "
  )


## ---- chunk 9
# 2. Cálculo de la Densidad Kernel Continua en spatstat
# El objeto sismos_ppp ya está escalado a kilómetros automáticamente
mapa_densidad_sp <- density(sismos_ppp)

# 3. TRUCO GEOMÉTRICO: Conversión de formato .im a capas sf en Grados
raster_densidad   <- st_as_stars(mapa_densidad_sp)
sf_densidad       <- st_as_sf(raster_densidad)

# Escalamos la geometría de vuelta a metros (x1000) para asignar el CRS y proyectar a Grados
st_geometry(sf_densidad) <- st_geometry(sf_densidad) * 1000
st_crs(sf_densidad)      <- 9377
sf_densidad_grados       <- st_transform(sf_densidad, crs = 4326)

# 4. Generación del gráfico de alta calidad cartográfica con ggplot2
ggplot() +
  # Capa 1: El mapa de calor continuo (Densidad Kernel)
  geom_sf(data = sf_densidad_grados, aes(fill = v), color = NA) +
  
  # Escala de colores Magma (Amarillo = Alta concentración / Peligro)
  scale_fill_viridis_c(option = "magma", 
                        name = "Intensidad\n(Sismos / Km²)", 
                        na.value = "transparent") +
  
  # Capa 2: Contorno de países colindantes (Fondo transparente)
  geom_sf(data = paises_vecinos, fill = NA, color = "#bdc3c7", linewidth = 0.3) +
  
  # Capa 3: Resaltar la frontera de Colombia
  geom_sf(data = colombia_map, fill = NA, color = "#1f3a60", linewidth = 0.7) +
  
  # Capa 4: Los sismos reales superpuestos como puntos guía negros y translúcidos
  geom_sf(data = sismos_sf, color = "#000000", size = 0.8, alpha = 0.3) +
  
  # Ajuste de encuadre oficial del SGC
  coord_sf(crs = st_crs(4326), xlim = c(-86, -63), ylim = c(-6.5, 15.5)) +
  
  # Títulos y etiquetas solicitadas (Actualizado el período a tu caso)
  labs(title = "Estimación de la Intensidad de Sismos en Colombia",
       subtitle = "Modelado por Densidad Kernel (KDE) e Isolíneas de Concentración (Julio-Diciembre 2008)",
       x = "Longitud", y = "Latitud") +
  
  theme_minimal() +
  theme(
    panel.grid.major = element_line(color = "gray93", linetype = "dotted"),
    plot.title = element_text(face = "bold", size = 12, color = "#2c3e50"),
    plot.subtitle = element_text(size = 9, italic = TRUE, color = "#555555"),
    panel.background = element_rect(fill = "#eef2f7", color = NA) # Océano azul claro
  )
